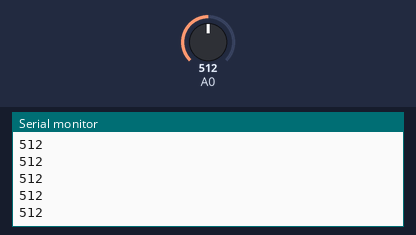
The sketch below on a simulated Arduino Uno, built with avr-gcc and run on an emulated ATmega328P. Parts: the last lines printed to the serial monitor. The inputs (shaded band) are chosen by the test bench; at power-on: A0 = 512.

Above: at 1.2 s.
1.3 s: A0 set to 716
At 1.41 s:
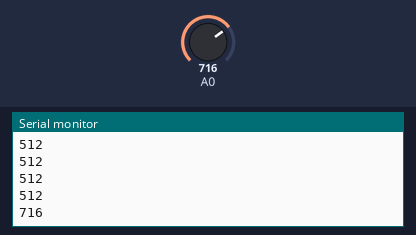
2.8 s: A0 set to 900
At 2.81 s:
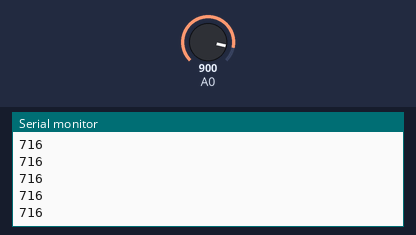
Timing chart, 0 to 5.8 s (numbered marks = the images above; inputs shaded):
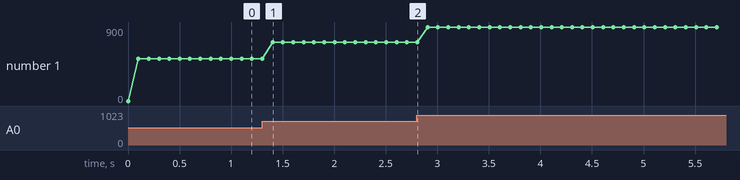

The sketch:

uino_UNO_R3_test__for_fast_ATmega_split_ADC_and_digital_pin_.ino
```cpp
// (licence header left out)
/* For external aref - ADR4540 - Ultralow Noise, High Accuracy Voltage Reference
   Using an aref gives stable 10bit values on USB power
https://www.analog.com/media/en/technical-documentation/data-sheets/adr4520_4525_4530_4533_4540_4550.pdf
*/


// Direct register bit set/clear/test/wait macros (found code):
#define _BV(bit) (1 << (bit))                                             // Convert a bit number into a byte value.
#define  clr_bit(sfr, bit)  (_SFR_BYTE(sfr) &= ~_BV(bit))
#define  set_bit(sfr, bit)  (_SFR_BYTE(sfr) |=  _BV(bit))
#define  is_bit_set(sfr, bit)    (_SFR_BYTE(sfr) & _BV(bit))              // bit_is_set ?
#define  is_bit_clr(sfr, bit)  (!(_SFR_BYTE(sfr) & _BV(bit)))             // bit_is_clear ?
#define  loop_until_bit_set(sfr, bit)  do{}while(is_bit_clr(sfr, bit))    // loop_until_bit_is_set
#define  loop_until_bit_clr(sfr, bit)  do{}while(is_bit_set(sfr, bit))    // loop_until_bit_is_clear

#include <avr/wdt.h>          // Enable WatchDog timer - use minimum safe timeout to stop runaway charge cycle
#include <stdlib.h>
#include <Arduino.h>
#include "avr/pgmspace.h"

#define SERIAL_BAUD    (115200)      // Serial COM port speed

static unsigned int analogAdcValue = 0;

void setup(void)
  {
  byte temp_reg = 0;
  Serial.begin(SERIAL_BAUD);      // connect to the serial port
  set_bit(DDRD, 4); // set Port D Pin 4 as output = Arduino Pin 4
  setup_adc();
  }

void loop()  // Background tasks
  {
  run_adc();
  Serial.println(analogAdcValue);
  delay(100);
  }

void run_adc(void)  // This code would go inside an interrupt call e.g. PWM timer
  {
  set_bit(PORTD, 4);                 // set Digital Pin 4 high - to observe timing with a scope
  analogAdcValue = (int)ADCL + ((int)ADCH << 8);  // read result from previous ADC conversion
  ADCSRA |= (1 << ADSC);                          // start new ADC measurement (single shot)
  // Other code would go here
  clr_bit(PORTD, 4);                 // clr Digital Pin 4 - place at last line of interupt

  set_bit(PORTD, 4);    // Extra flick to show fast port bit operation on 'scope.
  clr_bit(PORTD, 4);    //   "     "   outside of ADC operation
  }

void setup_adc(void)  // ADC conversion takes 13 (prescaled) clock cycles
  {
  ADCSRA = 0;             // clear ADCSRA register
  ADCSRB = 0;             // clear ADCSRB register
  ADMUX = 0;              // set A0 analog input pin
  DIDR0 = 0x01;           // Digital Input Disable Register 0 for Analog pin 0
  ADMUX |= (1 << REFS0);  // Internal reference - Comment out with external Aref
  // ADCSRA |= (1 << ADPS1) | (1 << ADPS0);                   //   8 prescaler (equiv 153.8 KHz)
  // ADCSRA |= (1 << ADPS2);                                  //  16 prescaler (equiv  76.9 KHz)
  ADCSRA |= (1 << ADPS2) | (1 << ADPS0);                   // 32 prescaler (equiv  38.5 KHz)
  // ADCSRA |= (1 << ADPS2) | (1 << ADPS1) | (1 << ADPS0);    // 128 prescaler (equiv 8 KHz)
  ADCSRA |= (1 << ADEN);  // enable ADC
  ADCSRA |= (1 << ADSC);  // start ADC measurements
  }

/* End Code */
```

Measured:
- after the input at 1.3 s, the serial monitor: prints a new line after 0.10 s (image 1)
- plotted number 1: 512 → 716 after the input at 1.3 s, 716 → 900 after the input at 2.8 s
